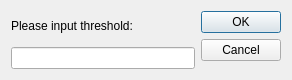
<?xml version="1.0" encoding="UTF-8"?>
<ui version="4.0">
 <class>ThresholdDialog</class>
 <widget class="QDialog" name="ThresholdDialog">
  <property name="geometry">
   <rect>
    <x>0</x>
    <y>0</y>
    <width>292</width>
    <height>80</height>
   </rect>
  </property>
  <property name="windowTitle">
   <string>Dialog</string>
  </property>
  <layout class="QHBoxLayout" name="horizontalLayout">
   <item>
    <layout class="QVBoxLayout" name="verticalLayout">
     <item>
      <widget class="QLabel" name="label">
       <property name="text">
        <string>Please input threshold:</string>
       </property>
      </widget>
     </item>
     <item>
      <widget class="QLineEdit" name="thresh_Edit"/>
     </item>
    </layout>
   </item>
   <item>
    <widget class="QDialogButtonBox" name="buttonBox">
     <property name="orientation">
      <enum>Qt::Vertical</enum>
     </property>
     <property name="standardButtons">
      <set>QDialogButtonBox::Cancel|QDialogButtonBox::Ok</set>
     </property>
    </widget>
   </item>
  </layout>
 </widget>
 <resources/>
 <connections>
  <connection>
   <sender>buttonBox</sender>
   <signal>accepted()</signal>
   <receiver>ThresholdDialog</receiver>
   <slot>accept()</slot>
   <hints>
    <hint type="sourcelabel">
     <x>248</x>
     <y>254</y>
    </hint>
    <hint type="destinationlabel">
     <x>157</x>
     <y>274</y>
    </hint>
   </hints>
  </connection>
  <connection>
   <sender>buttonBox</sender>
   <signal>rejected()</signal>
   <receiver>ThresholdDialog</receiver>
   <slot>reject()</slot>
   <hints>
    <hint type="sourcelabel">
     <x>316</x>
     <y>260</y>
    </hint>
    <hint type="destinationlabel">
     <x>286</x>
     <y>274</y>
    </hint>
   </hints>
  </connection>
 </connections>
</ui>
